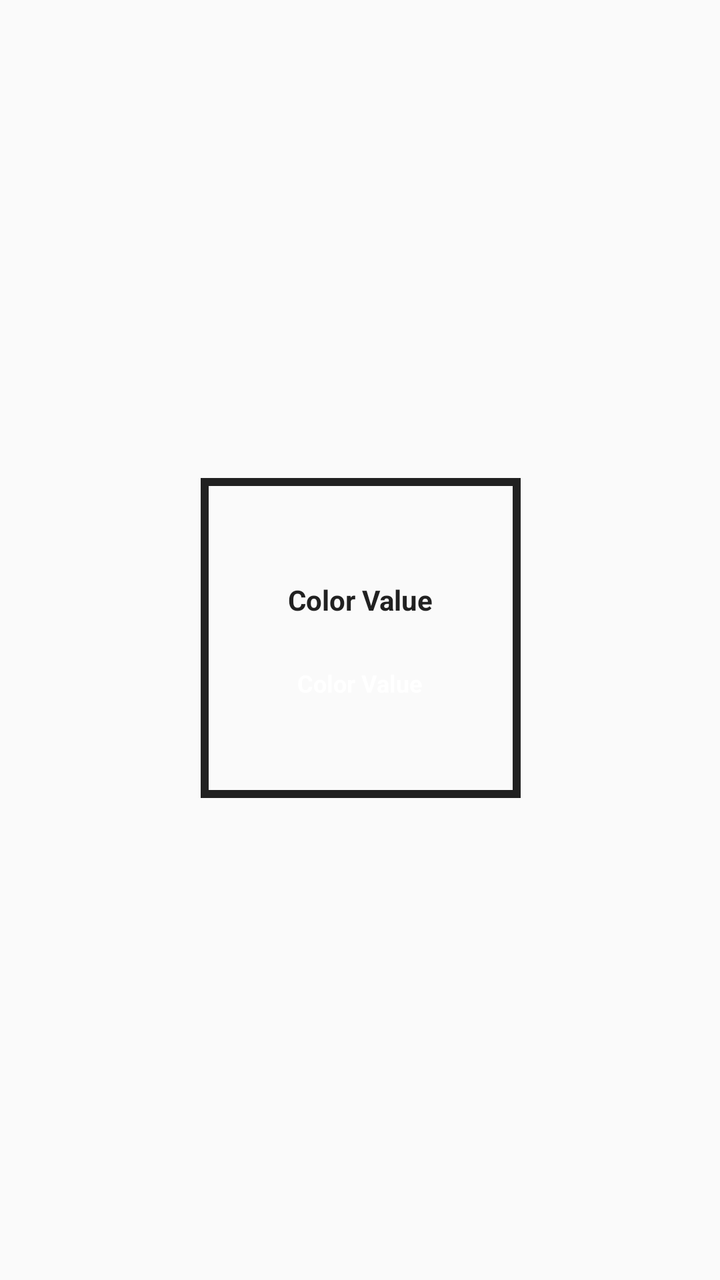
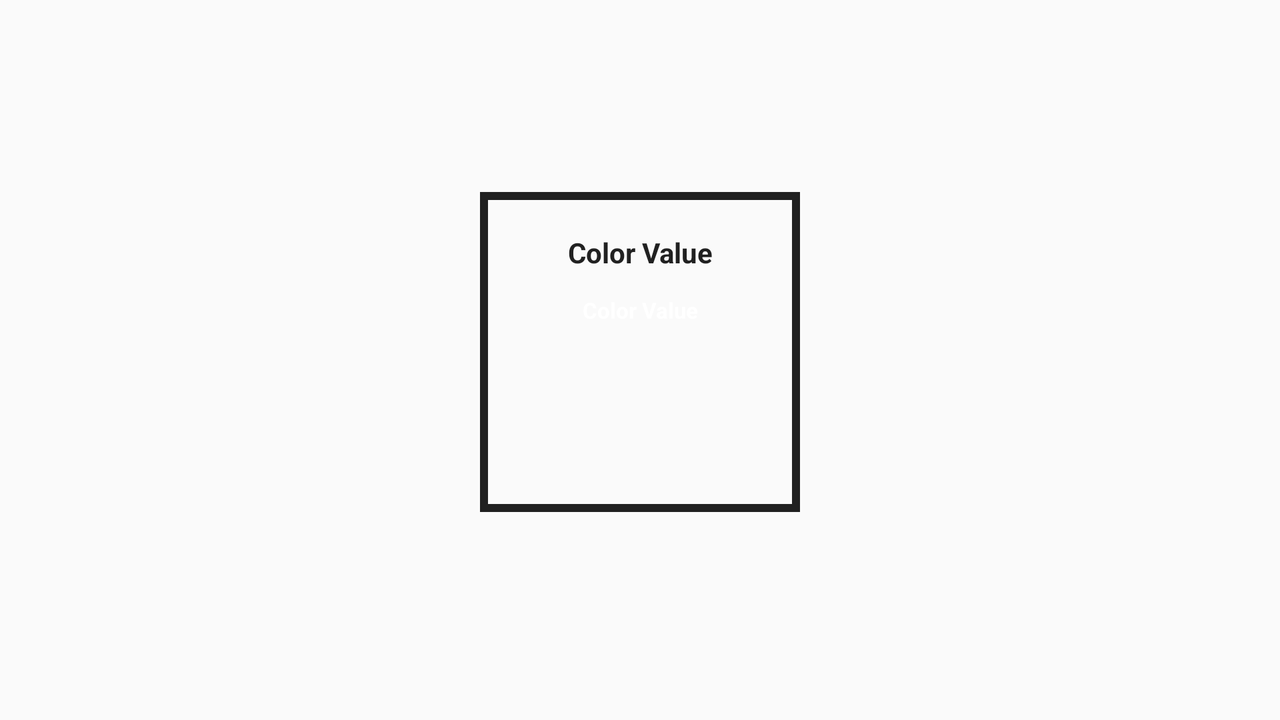

Compare how this app lays out the same screen by default and in its alternative resource folder. The renders come first, then the two layout files and the values they reference.
<!-- AndroidManifest.xml: application theme AppTheme -->
<!-- res/layout/shades_layout_row.xml -->
<?xml version="1.0" encoding="utf-8"?>
<android.support.constraint.ConstraintLayout xmlns:android="http://schemas.android.com/apk/res/android"
    xmlns:app="http://schemas.android.com/apk/res-auto"
    xmlns:tools="http://schemas.android.com/tools"
    android:layout_width="match_parent"
    android:layout_height="match_parent"
    android:orientation="vertical">

    <ImageView
        android:id="@+id/stackShadeView"
        android:layout_width="160dp"
        android:layout_height="160dp"
        android:layout_marginBottom="8dp"
        android:layout_marginEnd="8dp"
        android:layout_marginLeft="8dp"
        android:layout_marginRight="8dp"
        android:layout_marginStart="8dp"
        android:layout_marginTop="8dp"
        android:background="@drawable/rectangle_shape_outline"
        android:visibility="visible"
        app:layout_constraintBottom_toBottomOf="parent"
        app:layout_constraintHorizontal_bias="0.501"
        app:layout_constraintLeft_toLeftOf="parent"
        app:layout_constraintRight_toRightOf="parent"
        app:layout_constraintTop_toTopOf="parent"
        app:layout_constraintVertical_bias="0.498" />

    <TextView
        android:id="@+id/stackShadeTextView"
        android:layout_width="wrap_content"
        android:layout_height="wrap_content"
        android:layout_centerHorizontal="true"
        android:layout_margin="8dp"
        android:layout_marginBottom="8dp"
        android:layout_marginLeft="8dp"
        android:layout_marginRight="8dp"
        android:layout_marginTop="8dp"
        android:padding="8dp"
        android:text="Color Value"
        android:textColor="@color/grey_11"
        android:textStyle="bold"
        android:visibility="visible"
        app:layout_constraintBottom_toBottomOf="@+id/stackShadeView"
        app:layout_constraintLeft_toLeftOf="@+id/stackShadeView"
        app:layout_constraintRight_toRightOf="@+id/stackShadeView"
        app:layout_constraintTop_toTopOf="@+id/stackShadeView"
        app:layout_constraintVertical_bias="0.324" />

    <TextView
        android:id="@+id/stackShadeValueTextView"
        android:layout_width="wrap_content"
        android:layout_height="wrap_content"
        android:layout_centerHorizontal="true"
        android:layout_margin="8dp"
        android:layout_marginBottom="8dp"
        android:layout_marginLeft="8dp"
        android:layout_marginRight="8dp"
        android:layout_marginTop="8dp"
        android:padding="8dp"
        android:text="Color Value"
        android:textColor="@color/white"
        android:textSize="12sp"
        android:textStyle="bold"
        android:visibility="visible"
        app:layout_constraintBottom_toBottomOf="@+id/stackShadeView"
        app:layout_constraintHorizontal_bias="0.6"
        app:layout_constraintLeft_toLeftOf="@+id/stackShadeTextView"
        app:layout_constraintRight_toRightOf="@+id/stackShadeTextView"
        app:layout_constraintTop_toBottomOf="@+id/stackShadeTextView"
        app:layout_constraintVertical_bias="0.0" />

</android.support.constraint.ConstraintLayout>
<!-- resources referenced by this layout -->
<resources>
  <color name="grey_11">#212121</color>
  <color name="white">#ffffff</color>
  <!-- drawable rectangle_shape_outline (drawable) -->
  <?xml version="1.0" encoding="utf-8"?>
  <selector xmlns:android="http://schemas.android.com/apk/res/android">
      <item>
          
          <shape android:shape="rectangle">
              
              <corners android:radius="0dp" />
              <stroke android:width="4dp" android:color="@color/grey_11" />
              
              <size android:width="100dp" android:height="100dp" />
          </shape>
      </item>
  </selector>
  <style name="AppTheme" parent="Theme.AppCompat.Light.DarkActionBar">
          
          <item name="colorPrimary">@color/colorPrimary</item>
          <item name="colorPrimaryDark">@color/colorPrimaryDark</item>
          <item name="colorAccent">@color/colorAccent</item>
      </style>
  <color name="colorPrimary">#3F51B5</color>
  <color name="colorPrimaryDark">#303F9F</color>
  <color name="colorAccent">#FF4081</color>
</resources>
<!-- res/layout-land/shades_layout_row.xml (the repository's variant of the layout above) -->
<!-- drawn on the phone turned sideways -->
<?xml version="1.0" encoding="utf-8"?>
<android.support.constraint.ConstraintLayout xmlns:android="http://schemas.android.com/apk/res/android"
    xmlns:app="http://schemas.android.com/apk/res-auto"
    xmlns:tools="http://schemas.android.com/tools"
    android:layout_width="match_parent"
    android:layout_height="match_parent"
    android:orientation="vertical">

    <ImageView
        android:id="@+id/stackShadeView"
        android:layout_width="160dp"
        android:layout_height="160dp"
        android:layout_marginBottom="8dp"
        android:layout_marginEnd="8dp"
        android:layout_marginLeft="8dp"
        android:layout_marginRight="8dp"
        android:layout_marginStart="8dp"
        android:background="@drawable/rectangle_shape_outline"
        android:visibility="visible"
        app:layout_constraintBottom_toBottomOf="parent"
        app:layout_constraintLeft_toLeftOf="parent"
        app:layout_constraintRight_toRightOf="parent"
        app:layout_constraintTop_toTopOf="parent" />

    <RelativeLayout
        android:id="@+id/relativeLayout"
        android:layout_width="140dp"
        android:layout_height="wrap_content"
        android:layout_gravity="center"
        android:orientation="vertical"
        app:layout_constraintBottom_toBottomOf="@+id/stackShadeView"
        app:layout_constraintLeft_toLeftOf="@+id/stackShadeView"
        app:layout_constraintRight_toRightOf="@+id/stackShadeView"
        app:layout_constraintTop_toTopOf="@+id/stackShadeView">

        <TextView
            android:id="@+id/stackShadeTextView"
            android:layout_width="match_parent"
            android:layout_height="wrap_content"
            android:layout_centerHorizontal="true"
            android:layout_marginBottom="4dp"
            android:layout_marginEnd="8dp"
            android:layout_marginLeft="8dp"
            android:layout_marginRight="8dp"
            android:layout_marginStart="8dp"
            android:layout_marginTop="8dp"
            android:background="#11f2f2f2"
            android:gravity="center"
            android:padding="4dp"
            android:text="Color Value"
            android:textColor="@color/grey_11"
            android:textStyle="bold"
            android:visibility="visible" />

        <TextView
            android:id="@+id/stackShadeValueTextView"
            android:layout_width="wrap_content"
            android:layout_height="100dp"
            android:layout_alignEnd="@+id/stackShadeTextView"
            android:layout_alignParentStart="true"
            android:layout_below="@+id/stackShadeTextView"
            android:layout_marginBottom="4dp"
            android:layout_marginLeft="8dp"
            android:layout_marginRight="8dp"
            android:layout_marginStart="8dp"
            android:gravity="center_horizontal|top"
            android:padding="4dp"
            android:text="Color Value"
            android:textColor="@color/white"
            android:textSize="11sp"
            android:textStyle="bold"
            android:visibility="visible" />

    </RelativeLayout>

</android.support.constraint.ConstraintLayout>
